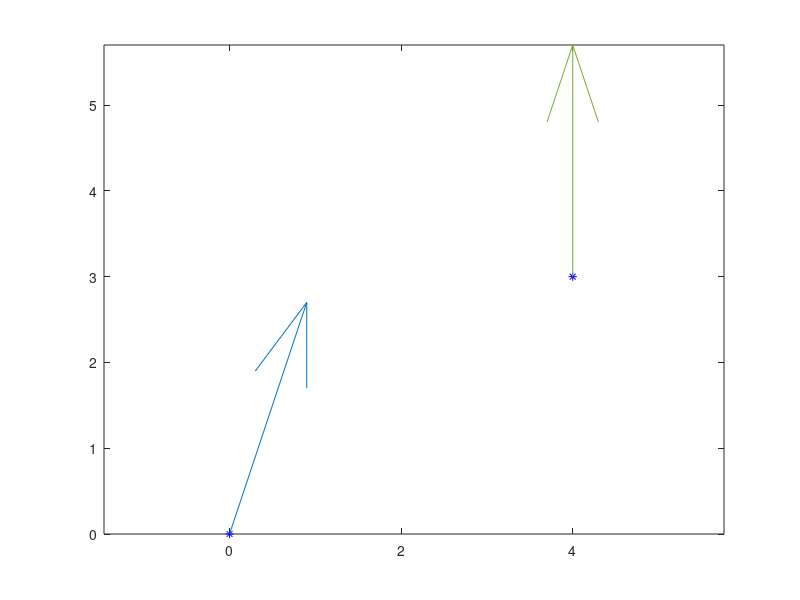

Here is the MATLAB script that generated this plot: (Note: this script raises an error after producing the figure.)
clear
px = [0 4]; py = [0,  3];
vx = [1, 0]; vy = [3, 3];
plot (px, py, 'b*');
axis equal; hold on;
quiver (px(1), py(1), vx(1), vy(1));
quiver (px(2), py(2), vx(2), vy(2));
syms a3 a2 a1 a0 t
x(t) = a3*t^3 + a2*t^2 + a1*t +a0;
xd(t) = diff(x, t);
t1 = 0; t2 = 1;
ex = [x(t1) == px(1),...
    x(t2) == px(2),...
    xd(t1) == vx(1),...
    xd(t2) == vx(2)]
mx = solve(ex, [a3 a2 a1 a0])
cx(t) = subs(x, [a3 a2 a1 a0], [mx.a3 mx.a2 mx.a1 mx.a0])
syms b3 b2 b1 b0 
y(t) = b3*t^3 + b2*t^2 + b1*t +b0;
yd(t) = diff(y, t);
ey = [y(t1) == py(1),...
    y(t2) == py(2),...
    yd(t1) == vy(1),...
    yd(t2) == vy(2)]
my = solve(ey, [b3 b2 b1 b0])
cy(t) = subs(y, [b3 b2 b1 b0], [my.b3 my.b2 my.b1 my.b0])
fplot(cx, cy, [t1 t2], 'r')

%csatlakozas

rx = [px(2),  8];
ry = [py(2),  4];
ux = [vx(2),  1];
uy = [vy(2), -4];

fplot(rx,ry, '*');
quiver(rx(1),ry(1),ux(1),uy(1));
quiver(rx(2),ry(2),ux(2),uy(2));

t3 = -1; t4 = 1;
ex = [x(t3) == rx(1),...
    x(t4) == rx(2),...
    xd(t3) == ux(1),...
    xd(t4) == ux(2)]
mx = solve(ex, [a3 a2 a1 a0])
dx(t) = subs(x, [a3 a2 a1 a0], [mx.a3 mx.a2 mx.a1 mx.a0])

ey = [y(t3) == ry(1),...
    y(t4) == ry(2),...
    yd(t3) == uy(1),...
    yd(t4) == uy(2)]
my = solve(ey, [b3 b2 b1 b0])
dy(t) = subs(y, [b3 b2 b1 b0], [my.b3 my.b2 my.b1 my.b0])
fplot(dx,dy,[t3 t4], 'b')